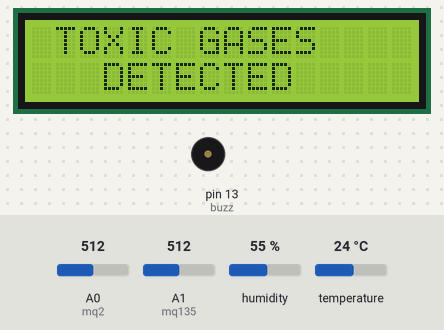
Bench run of a sketch on a simulated Arduino Uno, built with avr-gcc and run on an emulated ATmega328P. Parts: 16×2 character LCD, buzzer (waves = sounding, pin HIGH). The test bench sets the inputs (shaded band); at power-on: humidity 55 %, A0 (mq2) = 512, A1 (mq135) = 512, temperature 24 °C. What the sketch prints to the serial monitor is not drawn.

Above: at 16.3 s.
16.4 s: humidity set to 22 %
At 20.3 s:
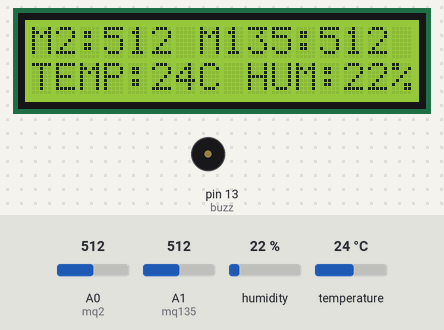
28.4 s: A0 (mq2) set to 390
At 36.2 s:
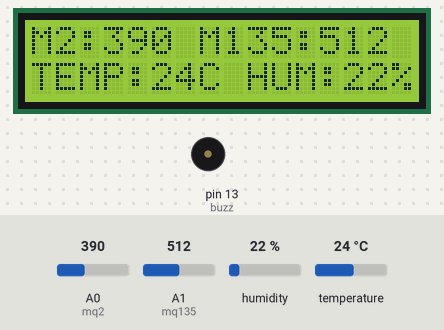
40.4 s: A1 (mq135) set to 390
At 52.0 s:
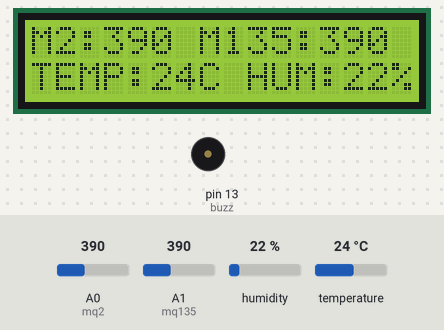
53.0 s: temperature set to 12 °C
At 61.7 s:
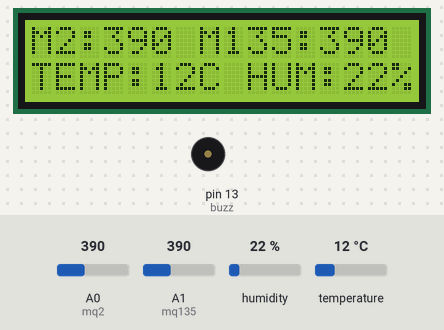
65.6 s: A0 (mq2) set to 410
At 71.4 s:
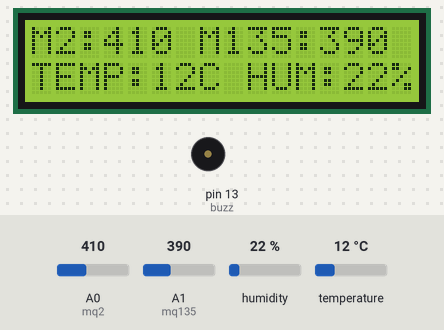
Timing chart, 0 to 75.8 s (numbered marks = the images above; inputs shaded):
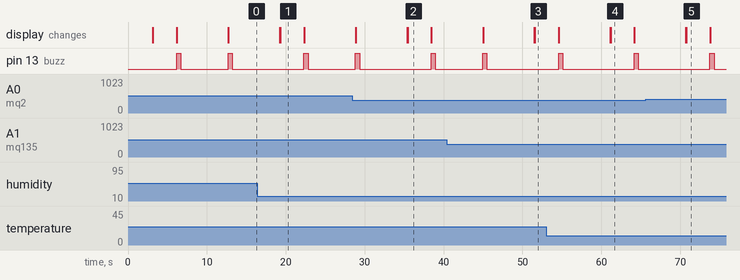

Measured:
- by itself, pin 13 (buzz): alternates HIGH for 0.53 s and LOW for 6.0 s
- what the display in image 1 shows lasts 3.0 s, from 19.3 s to 22.3 s

The sketch:

arduino-code.ino
```cpp
#include <dht11.h>
#define DHT11PIN 8
dht11 DHT11;
int t, h;
#include <LiquidCrystal_I2C.h>
LiquidCrystal_I2C lcd(0X27, 16, 2);
int buzz = 13;
int mq2 = A0;
int mq135 = A1;
int mq2_value = 0;
int mq135_value = 0;

void setup()
{
Serial.begin(9600);
pinMode(buzz, OUTPUT);
digitalWrite(buzz, LOW);
pinMode(mq2, INPUT);
pinMode(mq135, INPUT);
lcd.init();
lcd.backlight();
lcd.clear();
lcd.setCursor(0, 0);
lcd.print("  TOXIC GASES ");
lcd.setCursor(0, 1);
lcd.print("MONITORING SYSTEM ");
delay(3000);
lcd.clear();
}
void loop()
{
  mq2_value = analogRead(mq2);
  mq135_value = analogRead(mq135);
  int chk = DHT11.read(DHT11PIN);
  h = (float)DHT11.humidity;
  t = (float)DHT11.temperature;
lcd.setCursor(0, 0);
lcd.print("M2:   ");
lcd.setCursor(3, 0);
lcd.print(mq2_value);
lcd.setCursor(7, 0);
lcd.print("M135:    ");
lcd.setCursor(0x0C, 0);
lcd.print(mq135_value);
lcd.setCursor(0, 1);
lcd.print("TEMP:");
lcd.setCursor(5, 1);
lcd.print(t);
lcd.setCursor(7, 1);
lcd.print("C");
lcd.setCursor(9, 1);
lcd.print("HUM:");
lcd.setCursor(0X0D, 1);
lcd.print(h);
lcd.setCursor(0X0F, 1);
lcd.print("%");
delay(3000);
  if (mq2_value >= 200)
  {
digitalWrite(buzz, HIGH);
lcd.clear();
lcd.setCursor(0, 0);
lcd.print("FLAMMABLE GAS");
lcd.setCursor(0, 1);
lcd.print("    DETECTED   ");
Serial.println();
Serial.print("AT+CMGS=");     // Send the SMS number. To whome message to send.
Serial.print("\"+917416355929\"");// paste your number
Serial.println();
delay(500);
digitalWrite(buzz, LOW);
delay(2000);
Serial.print("ALERT! FLAMMABLE GAS DETECTED...."); // SMS-Message body
delay(4000);
Serial.println();
Serial.write(26);
lcd.clear();
  }
  if (mq135_value >= 400)
  {
digitalWrite(buzz, HIGH);
lcd.clear();
lcd.setCursor(0, 0);
lcd.print(" TOXIC GASES ");
lcd.setCursor(0, 1);
lcd.print("   DETECTED   ");
Serial.println();
Serial.print("AT+CMGS=");     // Send the SMS number. To whome message to send.
Serial.print("\"+917416355929\"");// paste your number
Serial.println();
delay(500);
digitalWrite(buzz, LOW);
delay(2000);
Serial.print("ALERT! TOXIC GASES DETECTED...."); // SMS-Message body
delay(4000);
Serial.println();
Serial.write(26);
lcd.clear();
  }
  if (t >= 35)
  {
digitalWrite(buzz, HIGH);
lcd.clear();
lcd.setCursor(0, 0);
lcd.print("  TEMPERATURE ");
lcd.setCursor(0, 1);
lcd.print("   EXCEEDS...   ");
Serial.println();
Serial.print("AT+CMGS=");     // Send the SMS number. To whome message to send.
Serial.print("\"+917416355929\"");// paste your number
Serial.println();
delay(500);
digitalWrite(buzz, LOW);
delay(2000);
Serial.print("ALERT! TEMPERATURE EXCEEDS...."); // SMS-Message body
Serial.println();
Serial.print("TEMPERATURE:");
Serial.println(t);
delay(4000);
Serial.println();
Serial.write(26);
lcd.clear();
  }}
```
